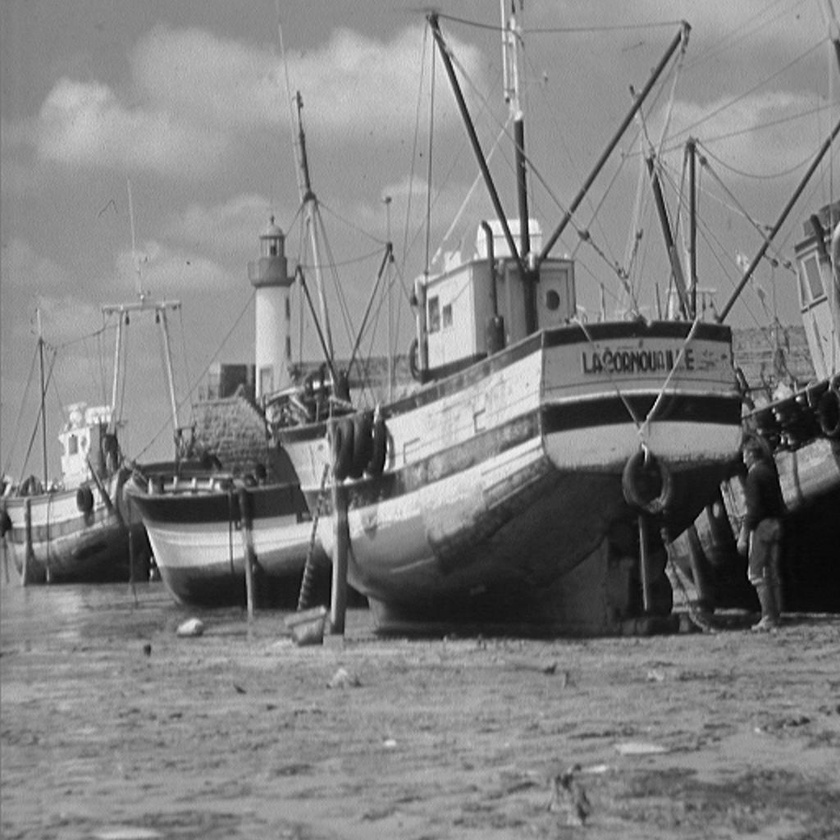
#> input picture image/boat.jpg, 840 x 840 px, shrunk from 1024 x 1024 before the run
$ python 37-calcHist.py
#> lines starting #> are read from the running program, lines starting #| are printed output that depends on the picture
import matplotlib.pyplot as plt
import cv2

# 通过openCV 计算直方图数据 的数目
if __name__ == '__main__':
    img = cv2.imread('../image/boat.jpg', cv2.IMREAD_UNCHANGED)
#> img is the input picture: shape (840, 840, 3); min 0, max 255, mean 129.7
    histb = cv2.calcHist([img], [0], None, [256], [0, 255])
#> histb = 256 values, max 13648 at index 147, min 0 at index 255, mean 2756.2
    histg = cv2.calcHist([img], [1], None, [256], [0, 255])
#> histg has the same summary as histb
    histr = cv2.calcHist([img], [2], None, [256], [0, 255])
#> histr has the same summary as histb

    plt.plot(histb,'b.')
    plt.plot(histg,'g-')
    plt.plot(histr,'y-')

    plt.show()
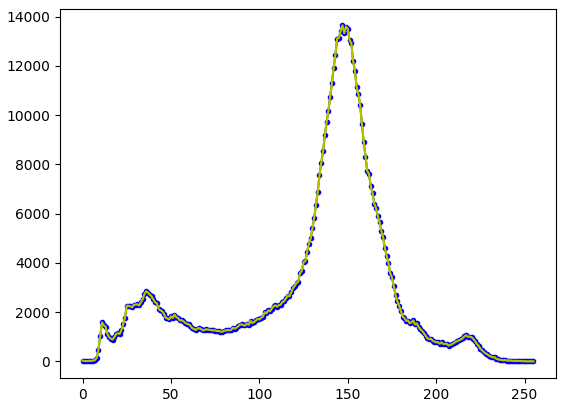
#> figure drawn by matplotlib, 1 panel; curve peaks at x = 147, y = 13648; curve peaks at x = 147, y = 13648; curve peaks at x = 147, y = 13648
